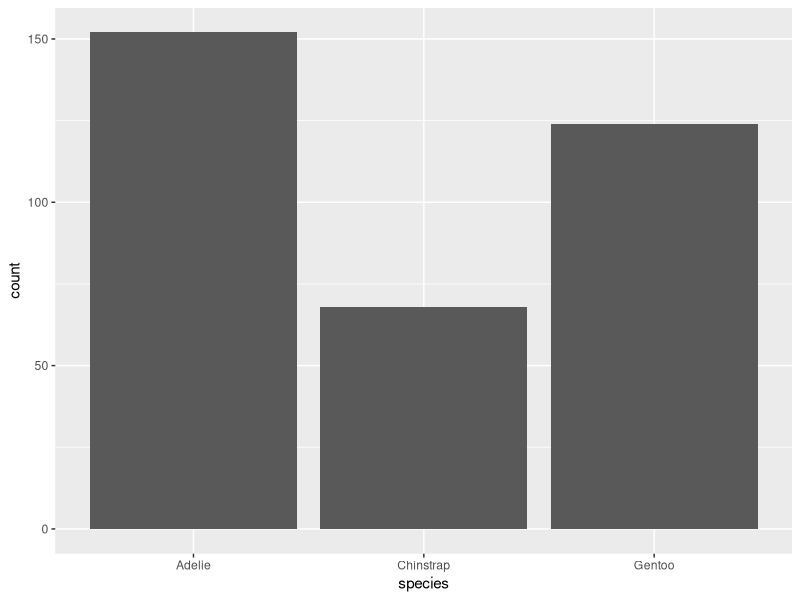
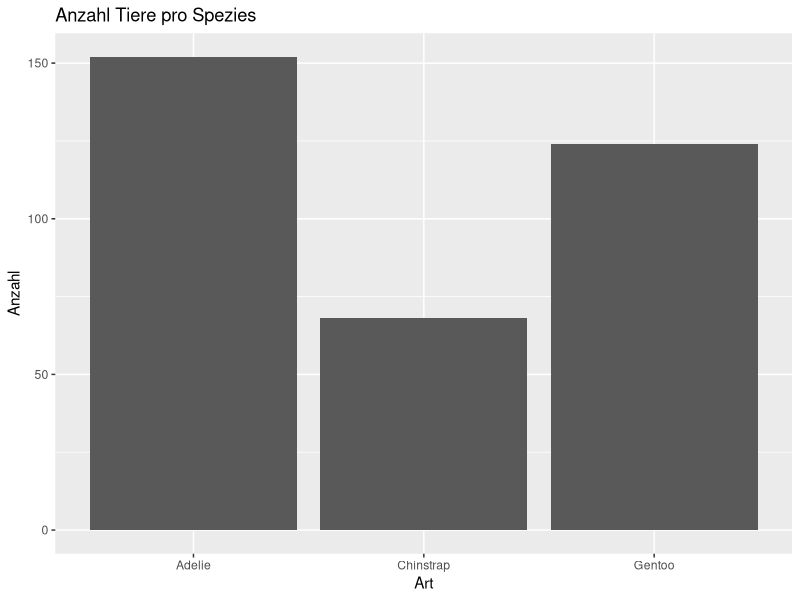
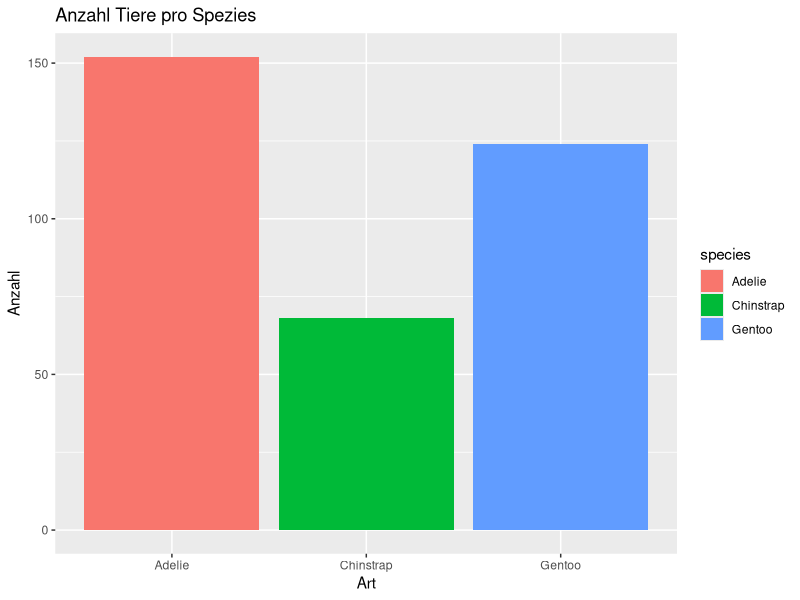
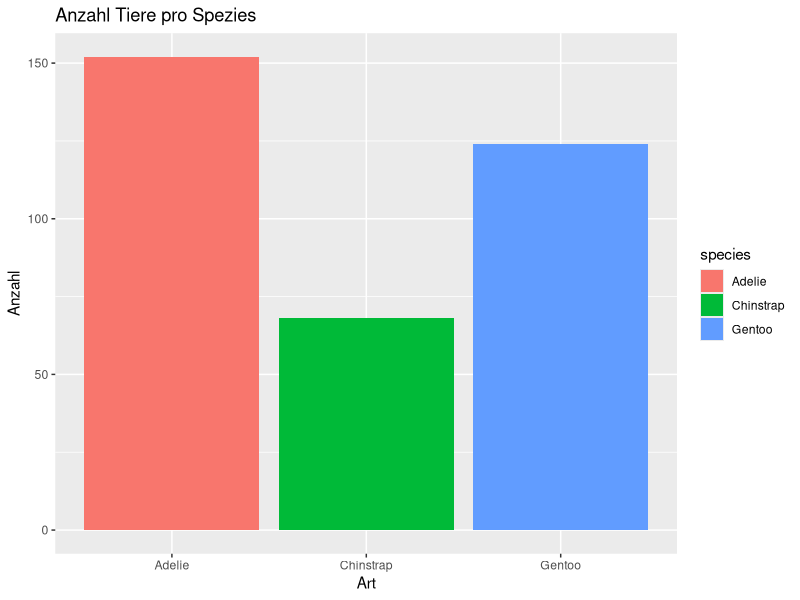
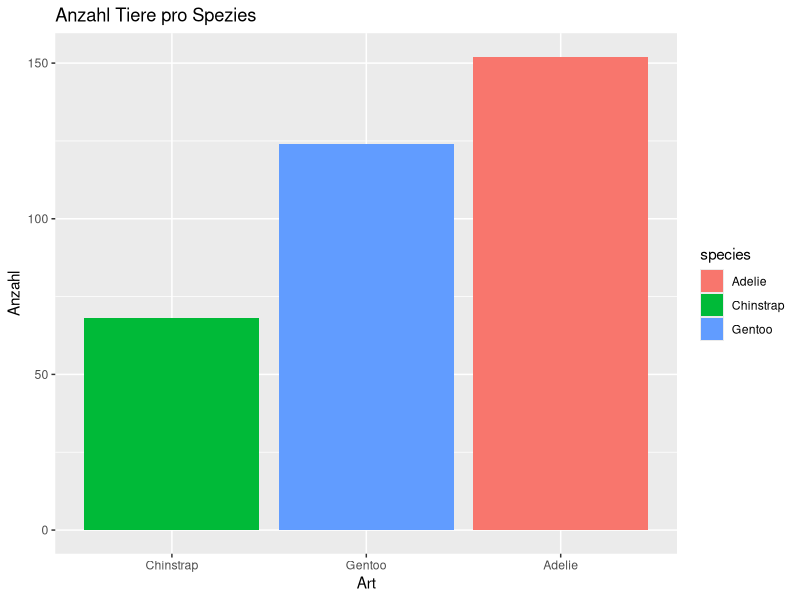
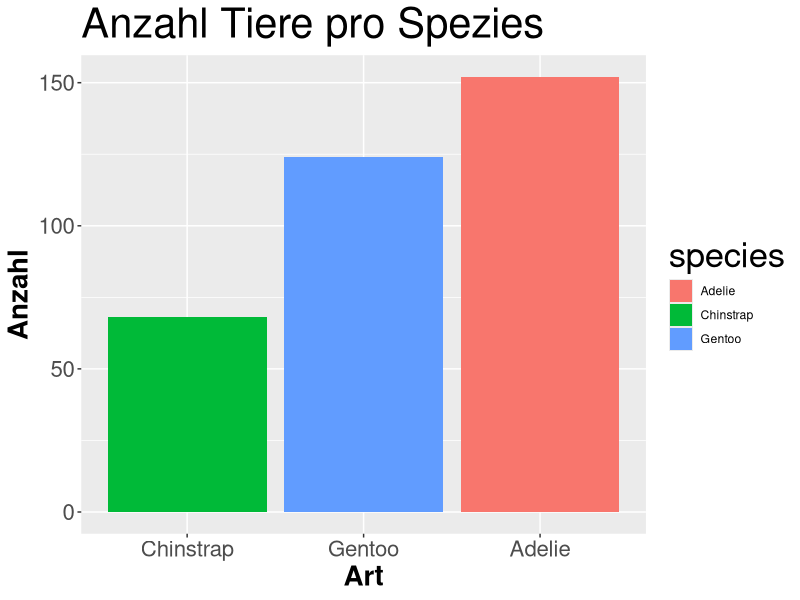
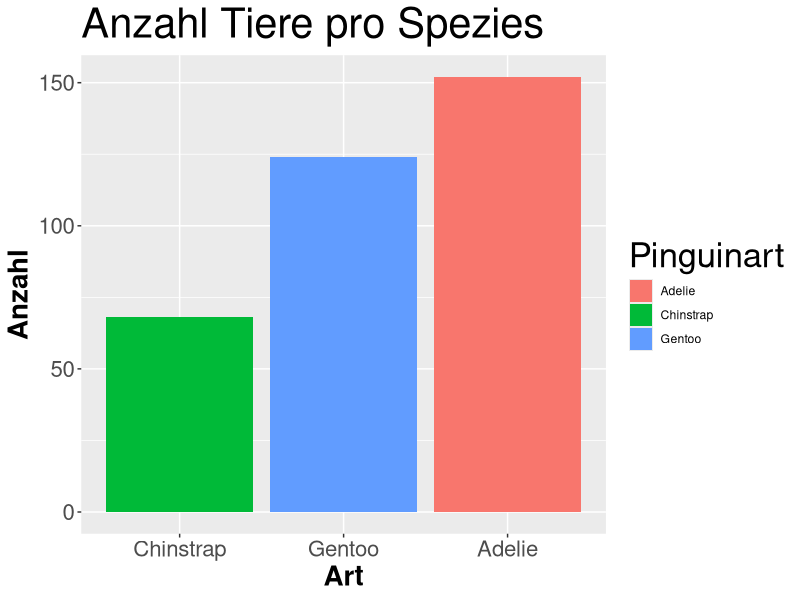
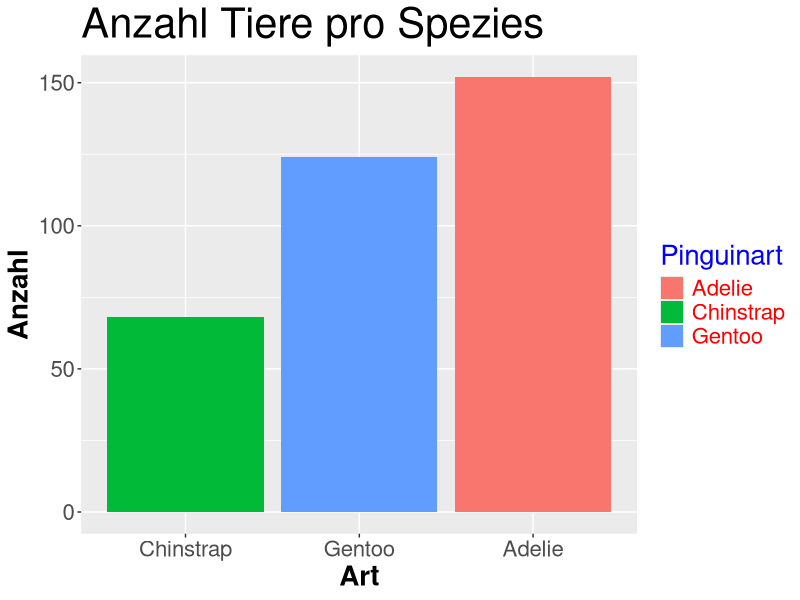

These figures' R source, in order:
## ---- chunk 1
knitr::opts_chunk$set(
  collapse = TRUE,
  warning = FALSE,
  message = FALSE,
  echo = TRUE,
  comment = "#>",
  fig.path = "../figures/",
  fig.width=10, 
  fig.height=10
)
## ---- chunk 2
library(palmerpenguins)
# Daten
## ---- chunk 3
library(ggplot2)
## ---- chunk 4
ggplot()+ 
  geom_bar(data = penguins, aes(x = species)) 
## ---- chunk 5
ggplot()+ 
  geom_bar(data = penguins, aes(x = species))+ 
  labs(y = "Anzahl",
       x = "Art",
       title = "Anzahl Tiere pro Spezies")
## ---- chunk 6
ggplot()+ 
  geom_bar(data = penguins, aes(x = species, fill = species))+ 
  labs(y = "Anzahl",
      x = "Art",
       title = "Anzahl Tiere pro Spezies")

## ---- chunk 7
table(penguins$species)
## ---- chunk 8
species <- table(penguins$species)
## ---- chunk 9
class(species)
## ---- chunk 10
species  <- as.data.frame(species)
## ---- chunk 11
View(species)
## ---- chunk 12
colnames(species)  <- c("species", "n")
## ---- chunk 13
species <- as.data.frame(table(penguins$species, dnn = list("species")), responseName = "n")
## ---- chunk 14
ggplot()+ 
  geom_col(data = species, aes(x = species, y = n, fill = species))+ 
  labs(y = "Anzahl",
       x = "Art",
       title = "Anzahl Tiere pro Spezies")
## ---- chunk 15
ggplot()+ 
  geom_col(data = species, aes(x = reorder(species, n), y = n, fill = species))+ 
  labs(y = "Anzahl",
       x = "Art",
       title = "Anzahl Tiere pro Spezies")
## ---- chunk 16
ggplot()+ 
  geom_col(data = species, aes(x = reorder(species, n), y = n, fill = species))+ 
  labs(y = "Anzahl",
       x = "Art",
       title = "Anzahl Tiere pro Spezies")+
  theme(axis.title = element_text(face="bold", size=20),
        axis.text  = element_text(size=16),
        title = element_text(size = 25))
## ---- chunk 17
ggplot()+ 
  geom_col(data = species, aes(x = reorder(species, n), y = n, fill = species))+ 
  labs(y = "Anzahl",
       x = "Art",
       title = "Anzahl Tiere pro Spezies")+
  theme(axis.title = element_text(face="bold", size=20),
        axis.text  = element_text(size=16),
        title = element_text(size = 25))+
  scale_fill_discrete(name = "Pinguinart")
## ---- chunk 18
 ggplot()+ 
  geom_col(data = species, aes(x = reorder(species, n), y = n, fill = species))+ 
  labs(y = "Anzahl",
       x = "Art",
       title = "Anzahl Tiere pro Spezies")+
  theme(axis.title = element_text(face="bold", size=20),
        axis.text  = element_text(size=16),
        title = element_text(size = 25),
        legend.title = element_text(color = "blue", size = 20),
        legend.text = element_text(color = "red", size = 16))+
    scale_fill_discrete(name = "Pinguinart")

## ---- chunk 19
 ggplot()+ 
  geom_col(data = species, aes(x = reorder(species, n), y = n, fill = species))+ 
  labs(y = "Anzahl",
       x = "Art",
       title = "Anzahl Tiere pro Spezies")+
  theme(axis.title = element_text(face="bold", size=20),
        axis.text  = element_text(size=16),
        title = element_text(size = 25),
        legend.title = element_text(color = "blue", size = 20),
        legend.text = element_text(color = "red", size = 16))+
    scale_fill_discrete(name = "Pinguinart")
  coord_flip()
      
## ---- chunk 20
ggsave("Pfad/Plotname.png", width = 4, height = 4, units = "cm", dpi = 300)
